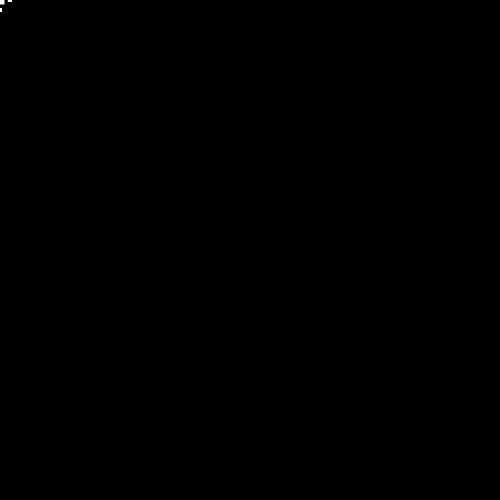
Frame 1 (no input)
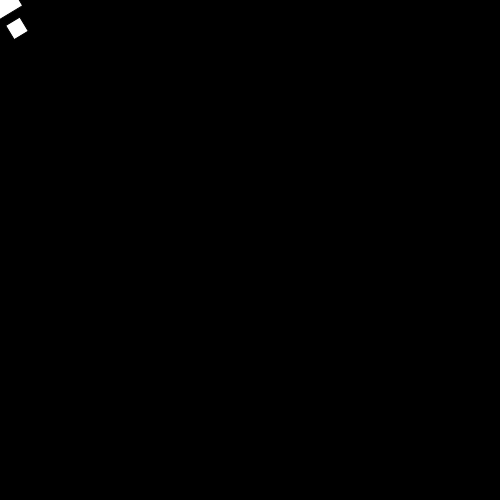
Frame 60 (no input)
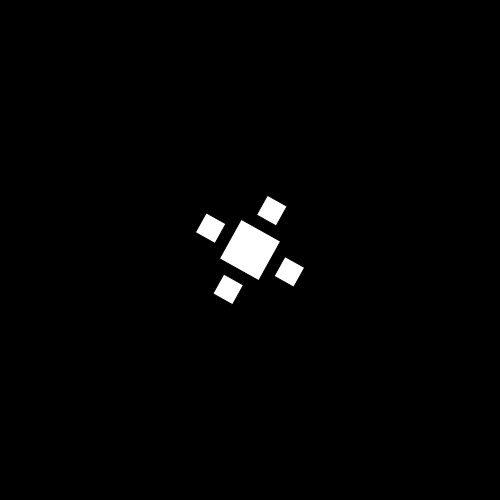
Frame 120 (the mouse pressed at the canvas centre since frame 60)

The p5.js sketch that drew these frames (run headless with seeded random() and noise() and a simulated clock; from frame 60 on, the mouse is pressed at the canvas centre):

// p5.js sketch
// ── sketch.js
// our "cursor" object (class defined below)
var theCursor;

function setup() {
  createCanvas(500, 500);

  // create an instance of our cursor object
  theCursor = new RotatingBox();
}

function draw() {
  background(0);

  // ask our cursor to display itself
  theCursor.display();
}

// our rotating box class
class RotatingBox {

  constructor() {
    // the box needs to know its current angle
    this.angle = 0;

    // the box needs to know its current size
    this.mySize = 10;

    // the box needs to know by how much it should grow / shrink
    this.mySizeChange = 1;
  }

  // the box needs to know how to draw itself
  display() {

    // temporarily change the drawing state of the canvas
    push();

    // move the origin point to the mouse's current position
    translate(mouseX, mouseY);

    // rotate based on our current rotation
    rotate(radians(this.angle));

    // draw a rectangle here of the appropriate size
    rectMode(CENTER);
    fill(255);
    rect(0,0,this.mySize, this.mySize);

    // draw four "tiny" rectangles
    rect(0, -this.mySize, this.mySize/2, this.mySize/2);
    rect(this.mySize, 0, this.mySize/2, this.mySize/2);
    rect(0, this.mySize, this.mySize/2, this.mySize/2);
    rect(-this.mySize, 0, this.mySize/2, this.mySize/2);

    // restore the drawing state
    pop();

    // update our angle and size
    this.angle+=1;
    this.mySize += this.mySizeChange;

    // see if we should switch from growing or shrinking
    if (this.mySize > 50 || this.mySize < 10) {
      this.mySizeChange *= -1;
    }
  }
}
